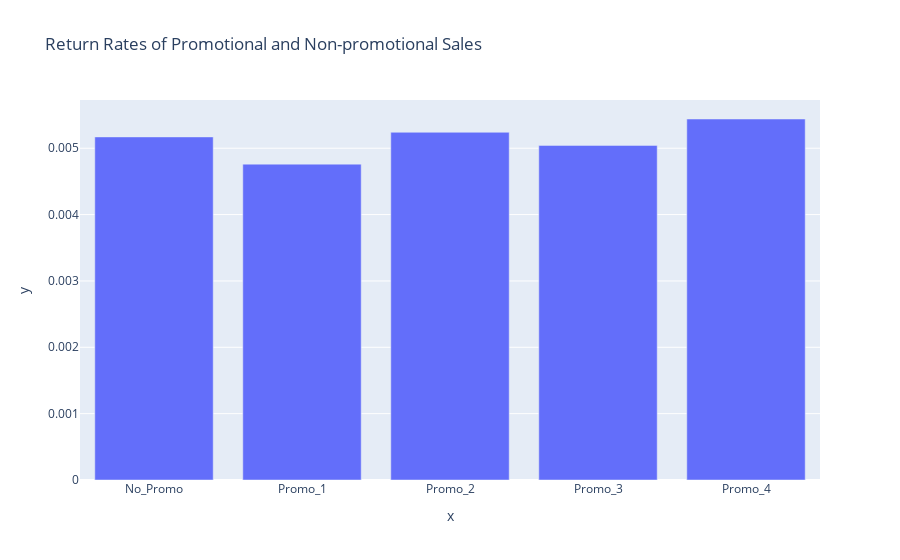

The notebook cell this image was saved under:
### Code cell
fig = px.bar(all_data, x=x.promotions, y=x.is_returned, title="Return Rates of Promotional and Non-promotional Sales")
fig.show()

### Figure 1 — Plotly figure (JSON) as saved in the notebook; plotly's stock layout.template omitted (floating-point values rounded to 4 significant figures)
{"data": [{"alignmentgroup": "True", "hovertemplate": "x=%{x}<br>y=%{y}<extra></extra>", "legendgroup": "", "marker": {"color": "#636efa"}, "name": "", "offsetgroup": "", "orientation": "v", "showlegend": false, "textposition": "auto", "type": "bar", "x": ["No_Promo", "Promo_1", "Promo_2", "Promo_3", "Promo_4"], "xaxis": "x", "y": [0.005171, 0.00476, 0.005241, 0.005043, 0.005441], "yaxis": "y"}], "layout": {"barmode": "relative", "legend": {"tracegroupgap": 0}, "title": {"text": "Return Rates of Promotional and Non-promotional Sales"}, "xaxis": {"anchor": "y", "domain": [0, 1], "title": {"text": "x"}}, "yaxis": {"anchor": "x", "domain": [0, 1], "title": {"text": "y"}}}}
